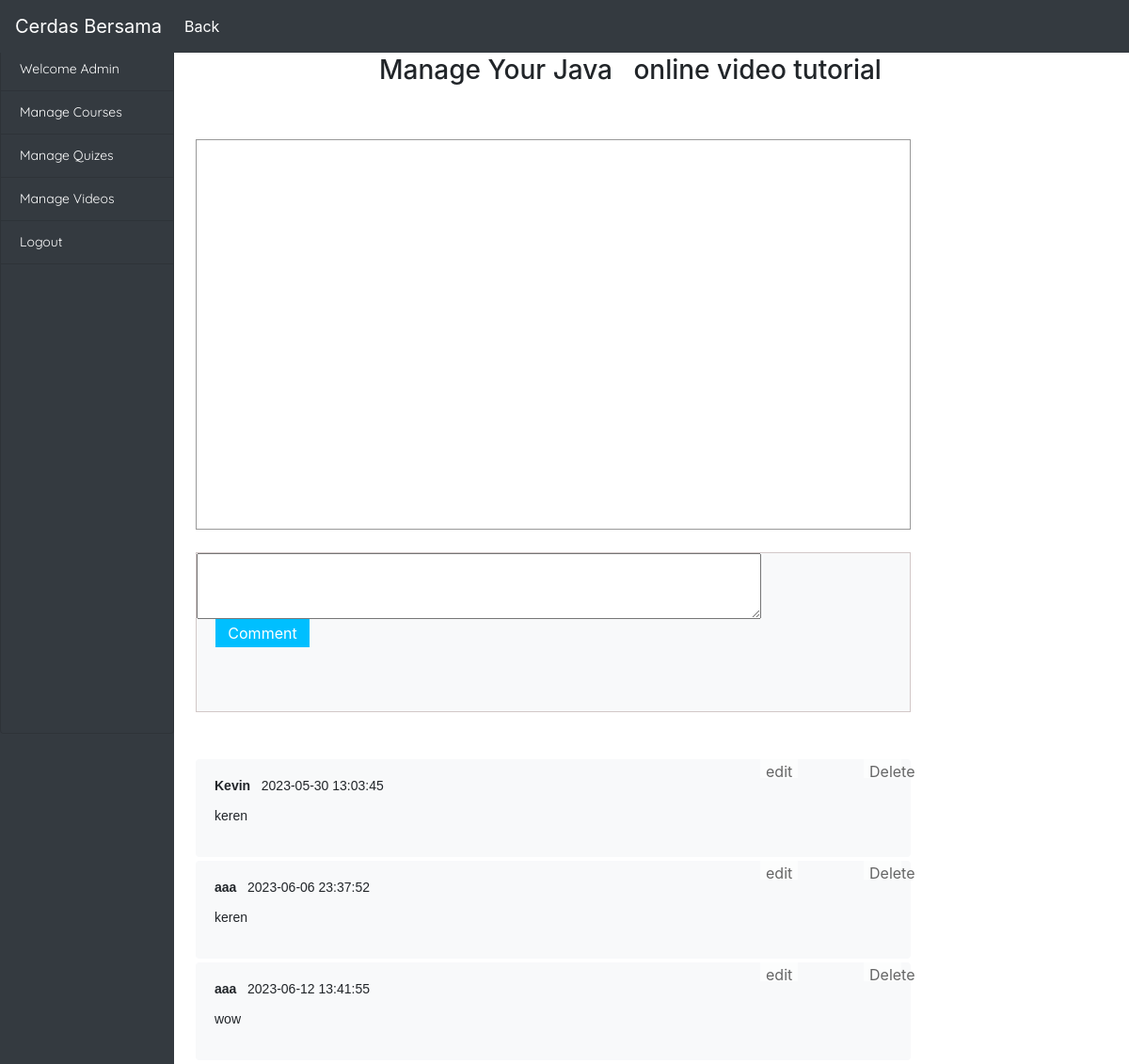
The page /admin/manage_videos/watch_video.php?video_id=51&course_name=Java on the database its author committed.
### tables this page shows
CREATE TABLE `videos` (
  `video_id` int(255) NOT NULL,
  `video_path` varchar(255) NOT NULL,
  `video_name` varchar(255) NOT NULL,
  `course_name` varchar(255) NOT NULL,
  `video_image` varchar(255) NOT NULL
);

CREATE TABLE `commentsection` (
  `cid` int(11) NOT NULL,
  `uid` varchar(120) NOT NULL,
  `date` datetime NOT NULL,
  `message` text NOT NULL,
  `video_id` int(255) NOT NULL,
  `video_path` varchar(255) NOT NULL
);

### admin/manage_videos/comments.inc.php (the view, shortened to what this page needs)
<?php
function getComments($con)
{
	$video_id=$_SESSION['vid'];
	$sql="SELECT * FROM commentsection where video_id='$video_id'";
	$result=mysqli_query($con,$sql);
	while ($row=mysqli_fetch_array($result)) {
		echo "<div class='comment-box shadow bg-light'><p>";
			echo "<b>".$row['uid']."</b>&nbsp;&nbsp;&nbsp;";
			echo $row['date']."<br><br>";
			echo nl2br($row['message']);
		echo "</p>";
			echo "<form class='delete-form' method='POST' action='".deleteComment($con)."'>
			<input type='hidden' name='cid' value='".$row['cid']."'>
			<button type='submit' name='CommentDelete' class='btndelete'>Delete</button>
			</form>";
			echo "
			<input type='hidden' name='cid' value='".$row['cid']."'>
			<button type='button' class='btnEdit'  data-toggle='modal' data-target='#myModal' >edit</button>
			";
		echo "</div>";
	}
 }
?>

### admin/manage_videos/comments.inc.php (style rules this page uses)
.comment-box { width: 760px; padding: 20px; background-color: #fff; border-radius: 4px; margin-bottom: 4px; position: relative; }
.comment-box p { font-family:arial; font-size: 14px; line-height: 16px; }
.delete-form { position: absolute; top:0px; right:10px; }
.delete-form Button { width: 40px; height: 20px; color:#282828; background-color: #fff; opacity: 0.7; border:none; }
.btnEdit { position: absolute !important; top:0px !important; right:120px !important; width: 40px; height: 20px; color:#282828; background-color: #fff; opacity: 0.7; border:none; }

### rows shown on the page
commentsection: uid "Kevin", date "2023-05-30 13:03:45", message "keren"
commentsection: uid "aaa", date "2023-06-06 23:37:52", message "keren"
commentsection: uid "aaa", date "2023-06-12 13:41:55", message "wow"

### other values the page prints
$_GET['course_name'] "Java"
